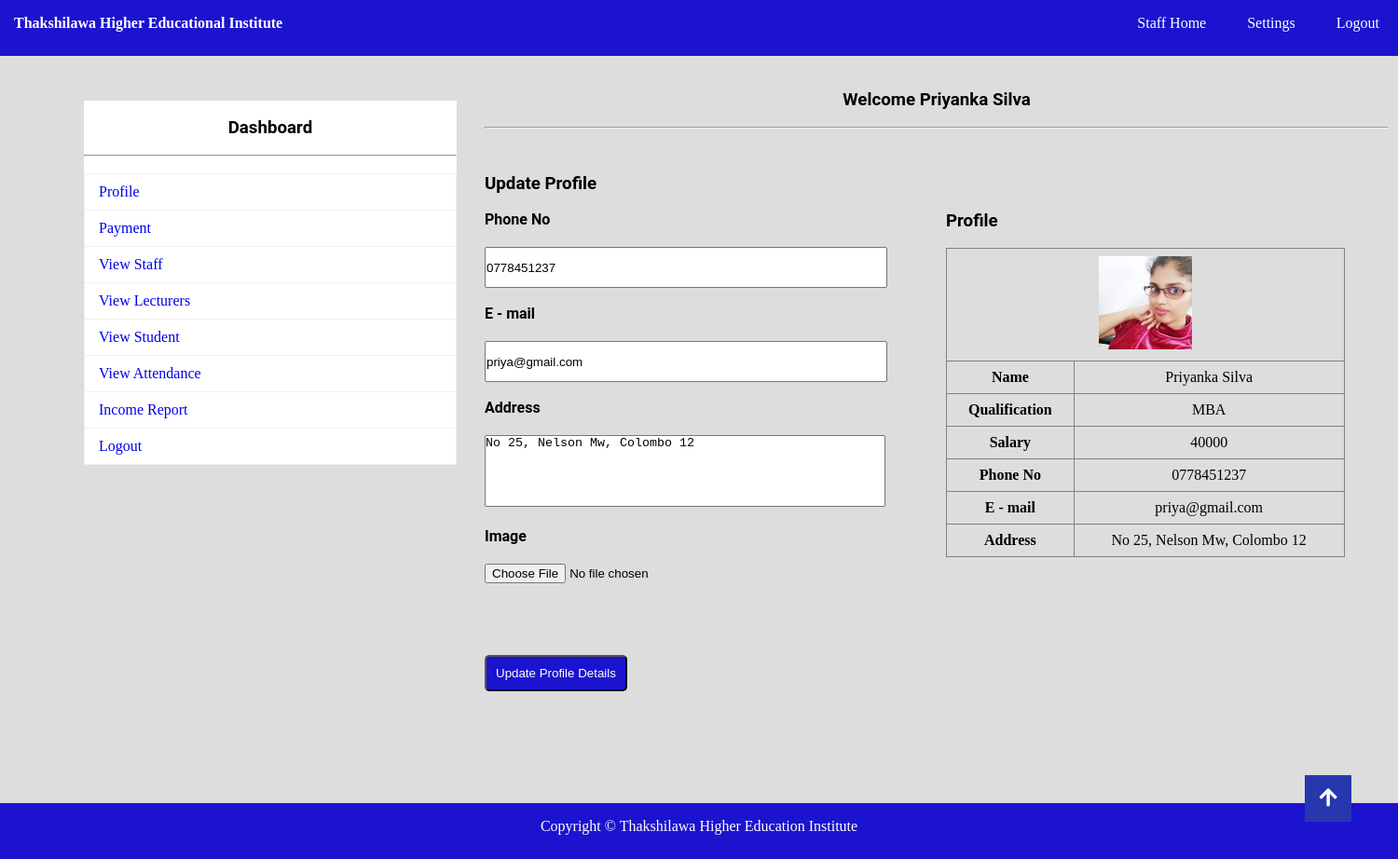
Screenshot of /staff_home.php (signed in) with the database file from the repository.
### tables this page shows
CREATE TABLE `staff` (
  `NAID` int(150) NOT NULL,
  `NANAME` varchar(150) NOT NULL,
  `NAPASS` varchar(150) NOT NULL,
  `ROLE` varchar(100) NOT NULL,
  `NAQUAL` varchar(150) NOT NULL,
  `NASAL` varchar(150) NOT NULL,
  `NAPNO` varchar(150) NOT NULL,
  `NAMAIL` varchar(150) NOT NULL,
  `NAADDR` text NOT NULL,
  `NAIMG` varchar(150) NOT NULL
);

### staff_home.php (the view, shortened to what this page needs)
<?php
	include"database.php";
	$sql="SELECT * FROM staff WHERE NAID={$_SESSION["NAID"]}";
		$res=$db->query($sql);
		if($res->num_rows>0)
		{
			$row=$res->fetch_assoc();
		}
?>
<!DOCTYPE html>
<html>
	<head>
		<link rel="stylesheet" type="text/css" href="css/style.css">
		<link rel="stylesheet" href="css/scrollup.css">
		<link rel="stylesheet" href="https://use.fontawesome.com/releases/v5.5.0/css/all.css">
	</head>
	<body>
		<?php include"navbar.php";?><br>
			<div id="section">
				<?php include"sidebar.php";?><br>
					<h3 class="text" style="color: black;">Welcome <?php echo $_SESSION["NANAME"]; ?></h3><br><hr><br>
				<div class="content">
					<h3 style="color: black;">Update Profile</h3><br>
					<div class="lbox1">
					<form  enctype="multipart/form-data" role="form"  method="post" action="<?php echo $_SERVER["PHP_SELF"];?>">
							<label style="color: black;">  Phone No</label><br>
							<input type="text" maxlength="10" required class="input3" name="NAPNO" value="<?php echo $row["NAPNO"] ?>"><br><br>
							<label style="color: black;">  E - mail</label><br>
							<input type="email"  class="input3" required name="NAMAIL" value="<?php echo $row["NAMAIL"] ?>"><br><br>
							<label style="color: black;">  Address</label><br>
							<textarea rows="5" name="NAADDR" ><?php echo $row["NAADDR"] ?></textarea><br><br>
							<label style="color: black;"> Image</label><br>
							<input type="file"  class="input3" name="NAIMG"><br><br>
						<button type="submit" class="btn" name="submit">Update Profile Details</button>
						</form>
					</div>
					<div class="rbox1">
					<h3 style="color: black;"> Profile</h3><br>
						<table border="1px">
							<tr><td colspan="2"><img src="<?php echo $row["NAIMG"] ?>" height="100" width="100" alt="upload Pending"></td></tr>
							<tr><th>Name </th> <td><?php echo $row["NANAME"] ?> </td></tr>
							<tr><th>Qualification </th> <td><?php echo $row["NAQUAL"] ?>  </td></tr>
							<tr><th>Salary </th> <td> <?php echo $row["NASAL"] ?>  </td></tr>
							<tr><th>Phone No </th> <td> <?php echo $row["NAPNO"] ?> </td></tr>
							<tr><th>E - mail </th> <td> <?php echo $row["NAMAIL"] ?> </td></tr>
							<tr><th>Address </th> <td> <?php echo $row["NAADDR"] ?> </td></tr>
						</table>
					</div>
				</div>
			</div>
				<?php include"footer.php";?>
				<a class="gotopbtn" href="#"> <i class="fas fa-arrow-up"></i> </a>
	</body>
</html>

### css/style.css (style rules this page uses)
* { padding: 0px; margin: 0px; }
html { background: #dddddd; }
body { width: 100%; height: 100%; margin: 0%; padding: 0%; overflow-x: vissble; zoom: 100%; }
a { text-decoration: none; }
h1, h2, h3, h4, h5, h6, label { font-family: roboto; color: #cd00c7; }
.btn { border-radius: 5px; padding: 10px; background: #1c13cf; color: white; margin-top: 40px; }
label { font-weight: bold; }
.text { text-align: center; }
#section { height: auto; width: 1400px; margin-left: 90px; font-family: cambria; }
.content { margin-top: 30px; height: auto; width: 950px; float: left; }
tr, td, th { padding: 8px; }
.input3 { width: 90%; height: 40px; margin-top: 20px; }
table { border-collapse: collapse; }
.lbox1 { width: 50%; margin-right: 20px; float: left; }
.rbox1 { width: 45%; float: left; }
.rbox1 table { width: 100%; }
textarea { resize: none; width: 90%; margin-top: 20px; }
td { text-align: center; }

### css/scrollup.css (style rules this page uses)
body { margin: 0; padding: 0; }
.gotopbtn { position: fixed; width: 50px; height: 50px; background: #2738ae; bottom: 40px; right: 50px; text-decoration: none; text-align: center; line-height: 50px; color: white; font-size: 22px; z-index: 100000; }

### rows the page displays
staff: NAPNO "0778451237", NAMAIL "priya@gmail.com", NAADDR "No 25, Nelson Mw, Colombo 12", NAIMG (picture), NANAME "Priyanka Silva", NAQUAL "MBA", NASAL "40000"

### other values shown
$_SESSION["NANAME"] "Priyanka Silva"
